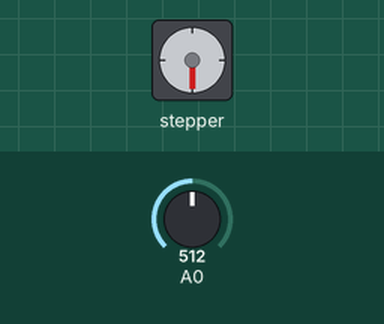
Recording of a sketch running on a simulated Arduino Uno, built with avr-gcc and run on an emulated ATmega328P. Shown: stepper motor. Wiring (inferred from the names in the program): stepper motor (200 steps per turn assumed): coils pin 1, pin 2, pin 3, pin 4. The inputs (shaded band) are chosen by the test bench; at power-on: A0 = 512.

Above: at 1.8 s.
1.9 s: A0 set to 716
At 2.6 s:
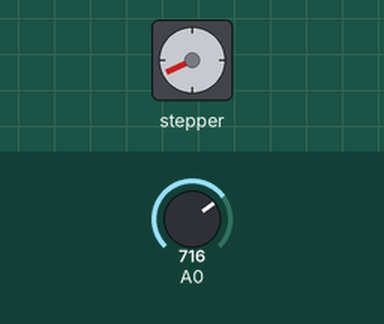
3.7 s: A0 set to 306
At 5.7 s:
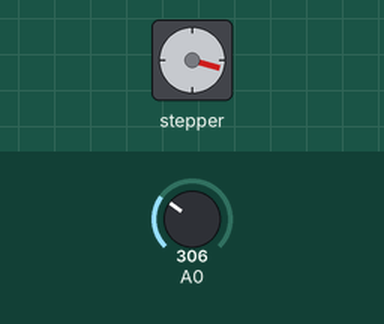
6.0 s: A0 set to 900
At 7.6 s:
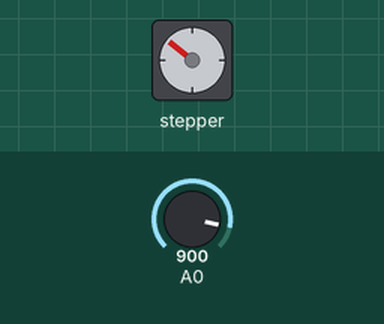
8.6 s: A0 set to 122
At 10.9 s:
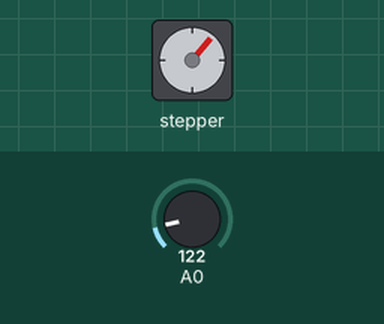
11.6 s: A0 set to 511
At 12.28 s:
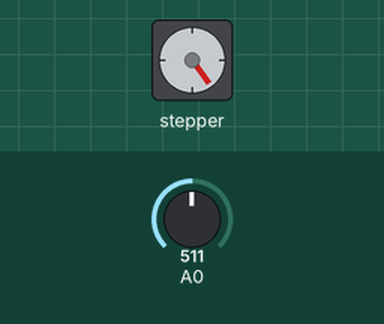
Timing chart, 0 to 14.6 s (numbered marks = the images above; inputs shaded):
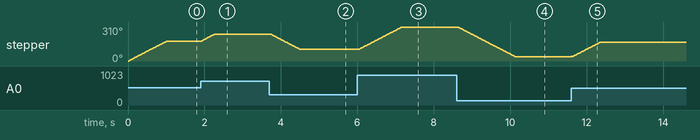

The sketch:

Stepper_Motor_positional_Controller.ino
```cpp
/*****************************
Stepper Motor positional Controller demo
by Bob Davis
July 5, 2013
*****************************/
int motor1 = 1;
int motor2 = 2;
int motor3 = 3;
int motor4 = 4;
int mposit = 0;
int oldposit = 0;
int cposit = 0;
int phase = 0;
//  allow redefining of pins
int pinoffset = motor1-1;

void setup() {
pinMode(motor1, OUTPUT);
pinMode(motor2, OUTPUT);
pinMode(motor3, OUTPUT);
pinMode(motor4, OUTPUT);
}

void loop() {
// analog read / 20.48, leaves 50 x 4 phases
// = 200 steps or 1 complete revolution
mposit = analogRead(A0)/20.48;
cposit = mposit-oldposit;
oldposit = mposit;

while (cposit != 0) {
// Process positive numbers by rotating clockwise
  if (cposit > 0) {
    for (phase=1; phase <5; phase++) {
      digitalWrite(phase+pinoffset, HIGH);
      if (phase < 4) digitalWrite(phase+1+pinoffset, HIGH);
      if (phase == 4) digitalWrite(1+pinoffset, HIGH);
// a delay of < 5 is too fast for the stepper motor
      delay(10);
      digitalWrite(phase+pinoffset, LOW);
    }
    cposit--;
  }
// Process neagtive numbers by rotating counter clockwise
  if (cposit < 0) {
    for (phase=4; phase >0; phase--) {
      digitalWrite(phase+pinoffset, HIGH);
      if (phase > 1) digitalWrite(phase-1+pinoffset, HIGH);
      if (phase == 1) digitalWrite(4+pinoffset, HIGH);
// a delay of < 5 is too fast for the stepper motor
      delay(10);
      digitalWrite(phase+pinoffset, LOW);
    }
    cposit++;
  }
}
}
```

Measured:
- after the input at 1.9 s, stepper: turns 64° clockwise in 0.35 s, starting at once
- by itself, stepper: turns 180° clockwise in 0.98 s
